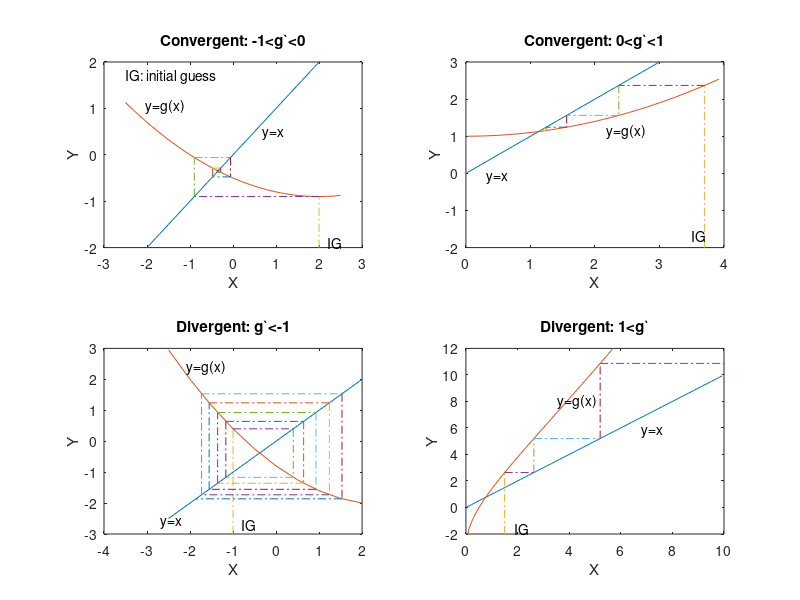

This chart was generated by the following MATLAB code:
% f7_8
% Copyright S. Nakamura, 1995
set(gcf, 'NumberTitle','off','Name', 'Figure 7.8')

clear, clf
subplot(221)
x=[-2.5:0.1:2.5];
y=x;
y1=-0.1*(x+1).*(5-x);
plot(x,y,x,y1)
hold on
xs=2;ysd=-3;
for KK=1:6
ys=-0.1*(xs+1).*(5-xs);
plot([xs,xs],[ysd,ys],'-.')
ysd=ys; plot([xs,ys],[ysd,ys],'-.')
xs=ys;
end
title('Convergent: -1<g`<0')
text(2.2,-2+0.1,'IG')
text(-2.5, 1.7,'IG: initial guess')
xlabel('X'), ylabel('Y')
axis([-3,3,-2,2])
text(-2.0279,   1.0423, 'y=g(x)')
text(0.6872,   0.4507, 'y=x')

%===========================
subplot(224)
x=[0.02:0.1:10];
y=x;
y1=-3 + 4*sqrt(x).*(1+0.1*x);
axis([-0.5,10,-2,12])
plot(x,y,x,y1)
hold on
xs=1.5;ysd=-3;
for KK=1:6
ys=-3 + 4*sqrt(xs)*(1+0.1*xs);
plot([xs,xs],[ysd,ys],'-.')
ysd=ys; plot([xs,ys],[ysd,ys],'-.')
xs=ys;
end
title('Divergent: 1<g`')
text(1.9,-2+0.4,'IG')
xlabel('X'), ylabel('Y')

axis([-0,10,-2,12])
%disp 'Locate  y=g(x) by mouse; curve (magenta)'
text(3.5393,   8.0284, 'y=g(x)')
%disp 'Locate  y=x by mouse; straight line (yellow)'        
text(6.7978,   5.7447, 'y=x')

%===========================
subplot(223)
x=[-2.5:0.5:2.5];
y=x;
y1=-0.2*(x+2).*(7-x)+2;
plot(x,y,x,y1)
hold on
xs=-1;ysd=-3;
for KK=1:10
ys=-0.2*(xs+2).*(7-xs)+2;plot([xs,xs],[ysd,ys],'-.')
ysd=ys; plot([xs,ys],[ysd,ys],'-.')
xs=ys;
end
title('Divergent: g`<-1')
text(-1+0.2,-3+0.3,'IG')
xlabel('X'), ylabel('Y')

axis([-4,2,-3,3])
text(-2.0894,   2.4043,  'y=g(x)')
text(-2.6927,  -2.6170,  'y=x')

%===========================
subplot(222)
x=[0.02:0.1:4];
y=x;
y1=1+0.1*x.^2;
axis([-0.5,4,-2,3]); plot(x,y,x,y1)
hold on
xs=3.7;ysd=-3;
for KK=1:6
ys=1+0.1*xs.^2;
plot([xs,xs],[ysd,ys],'-.')
ysd=ys; plot([xs,ys],[ysd,ys],'-.')
xs=ys;
end
title('Convergent: 0<g`<1')
text(3.5,-2+0.3,'IG')
xlabel('X'), ylabel('Y')

axis([-0,4,-2,3])
text(2.1798,    1.1338, 'y=g(x)')
text(0.3146,   -0.0986, 'y=x')

%print sucSubsti.ps 
